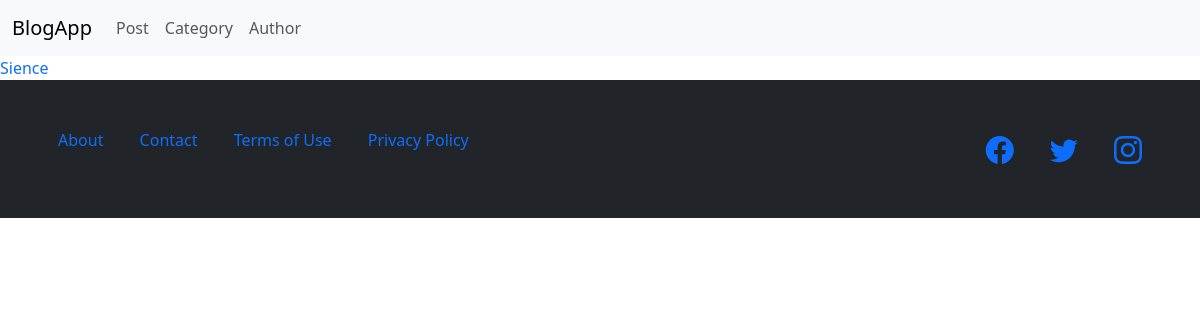
The page /categories/ on the database as committed earlier.
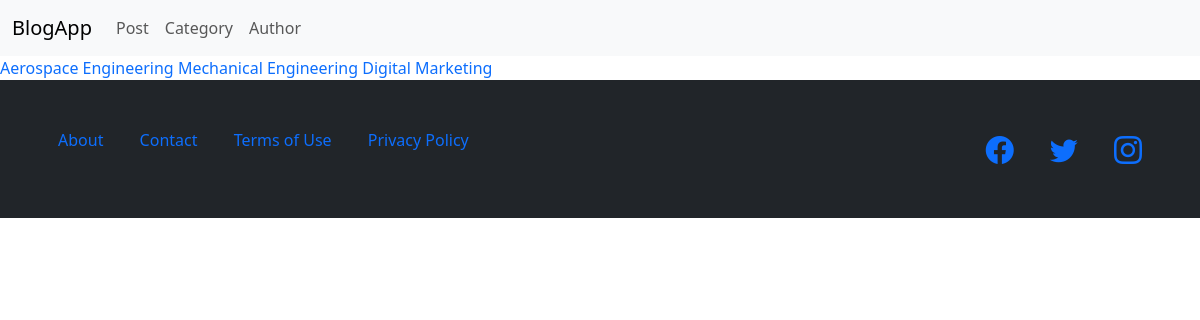
The same page on the database as committed later.
### BlogApp/models.py (models this page shows, shortened)
class Category(models.Model):
    name = models.CharField(max_length=200)
    description = models.TextField()

### BlogApp/views.py (the view)
# urls.py: path('categories/', views.category_list, name = 'categories'),
def category_list(request):
    categories = Category.objects.all()
    return render(request, 'category_list.html', {'all':categories})

### template/category_list.html (shortened to what this page needs)
{% extends 'base.html'%}
{% block content %}
{% for category in all %}
<a href="{{ category.id }}" style="text-decoration:none">{{ category.name }}</a>
{% endfor %}
{% endblock %}

### template/base.html (shortened to what this page needs)
<!DOCTYPE html>
<html lang="en">
<head>
    <link href="https://cdn.jsdelivr.net/npm/bootstrap@5.3.0/dist/css/bootstrap.min.css" rel="stylesheet"
>
    <link rel="stylesheet" href="https://cdn.jsdelivr.net/npm/bootstrap-icons@1.10.5/font/bootstrap-icons.css">
</head>
<body>
    <nav class="navbar navbar-expand-lg bg-body-tertiary">
        <div class="container-fluid">
            <a class="navbar-brand" href="#">BlogApp</a>
            <div class="collapse navbar-collapse" id="navbarNav">
                <ul class="navbar-nav">
                    <li class="nav-item">
                        <a class="nav-link" href="{% url 'posts' %}">Post</a>
                    </li>
                    <li class="nav-item">
                        <a class="nav-link" href="{% url 'categories' %}">Category</a>
                    </li>
                    <li class="nav-item">
                        <a class="nav-link" href="{% url 'authors' %}">Author</a>
                    </li>
                </ul>
            </div>
        </div>
    </nav>
    {% block content %}
    {% endblock %}
    <footer class="footer bg-dark ">
        <div class="container">
            <div class="row py-5 ">
                <div class="col-6">
                    <a class="mx-3" href="" style="text-decoration:none">About</a>
                    <a class="mx-3" href="" style="text-decoration:none">Contact</a>
                    <a class="mx-3" href="" style="text-decoration:none">Terms of Use</a>
                    <a class="mx-3" href="" style="text-decoration:none">Privacy Policy</a>
                </div>
                <div class="col-6 text-end">
                    <a class="mx-3" href=" #!" style="text-decoration:none">
                        <i class="bi-facebook fs-3"></i>
                    </a>
                    <a class="mx-3" href=" #!" style="text-decoration:none">
                        <i class="bi-twitter fs-3"></i>
                    </a>
                    <a class="mx-3" href=" #!" style="text-decoration:none">
                        <i class="bi-instagram fs-3"></i>
                    </a>
                </div>
            </div>
        </div>
    </footer>
</body>
</html>

Rows that differ between the two databases and show on the page:
changed Category: name "Sience" → "Aerospace Engineering"
added Category: name "Mechanical Engineering"
added Category: name "Digital Marketing"
